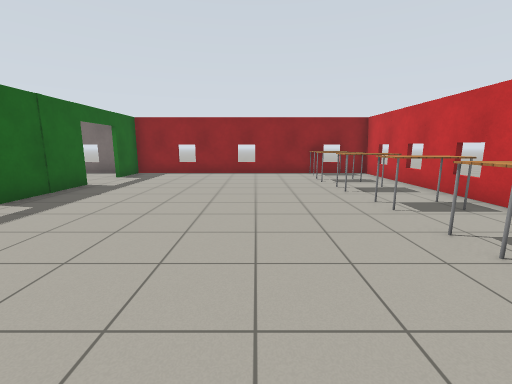
view 1 (above)

24 first-person views from a walk through a world built for the Gazebo simulator. The camera is 1.2 m above the floor, tilts 10° down and sees 90° across. The floor is counted in squares, 1 m on a side. Each view is taken from the middle of a square. On the plan, view 1 faces up. The plan holds only what a view shows up to about 12 squares ahead; the rest is blank. The place goes on beyond the plan. Robots are left out. Simple patterns stand in for the simulator's built-in surfaces.

view 2
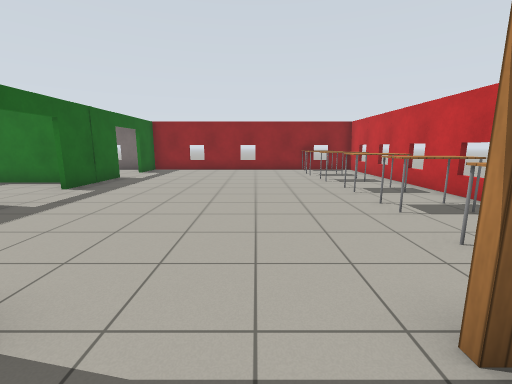

view 3
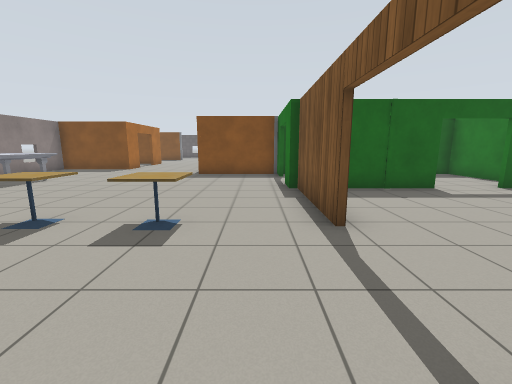

view 4
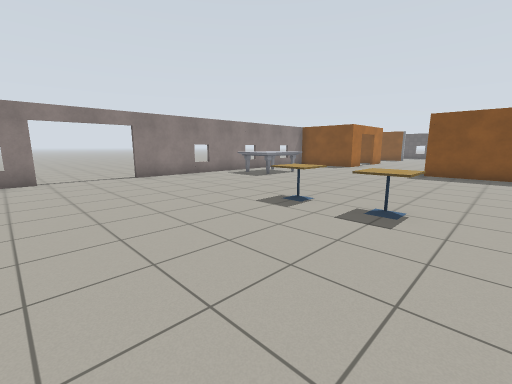

view 5
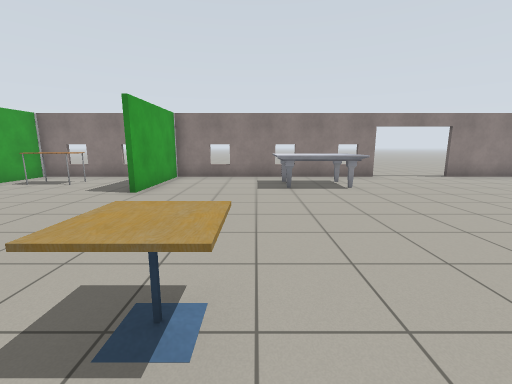

view 6
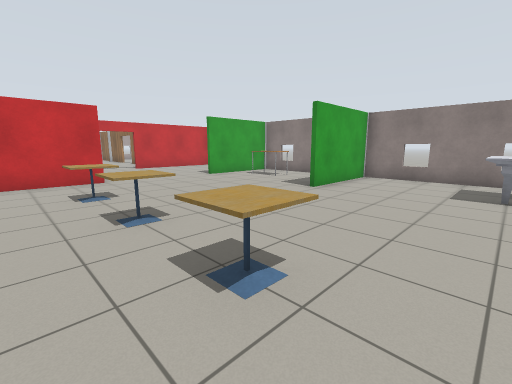

view 7
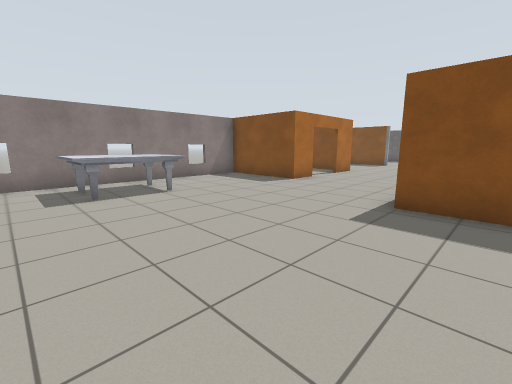

view 8
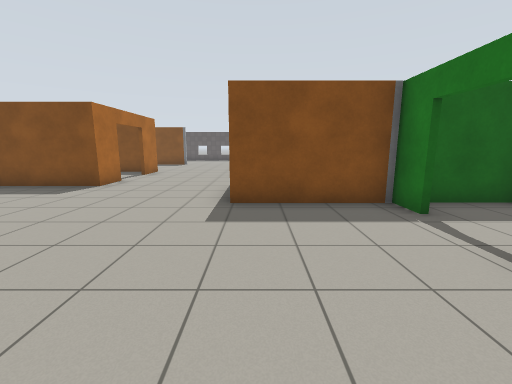

view 9
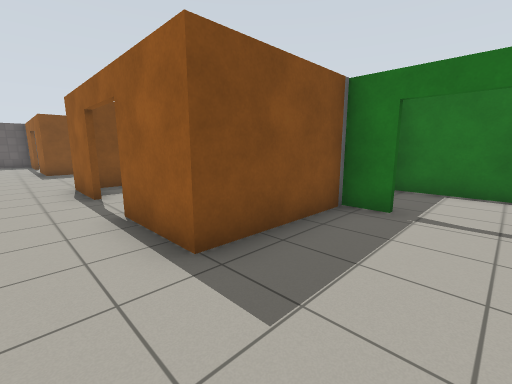

view 10
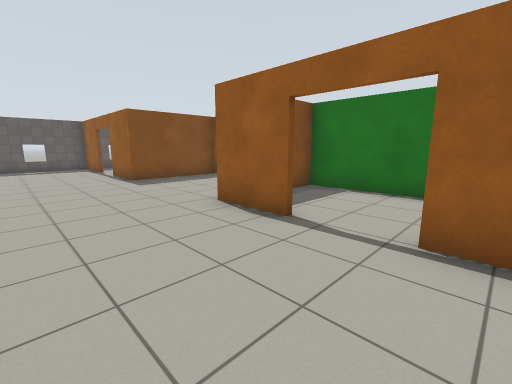

view 11
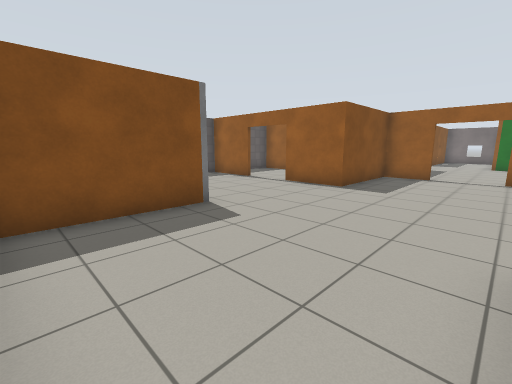

view 12
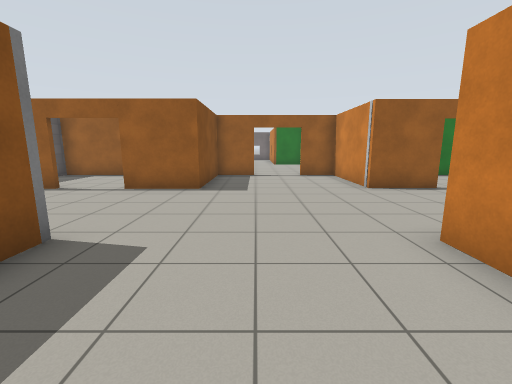

view 13
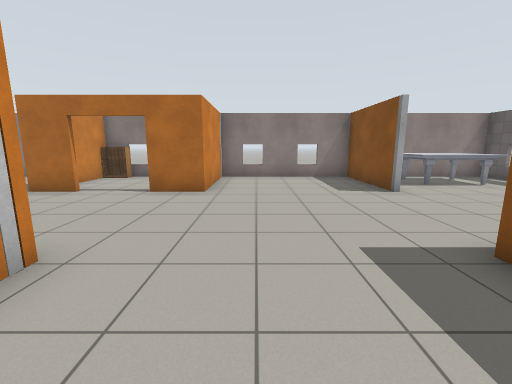

view 14
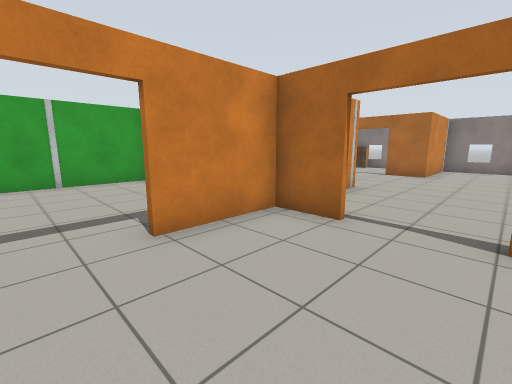

view 15
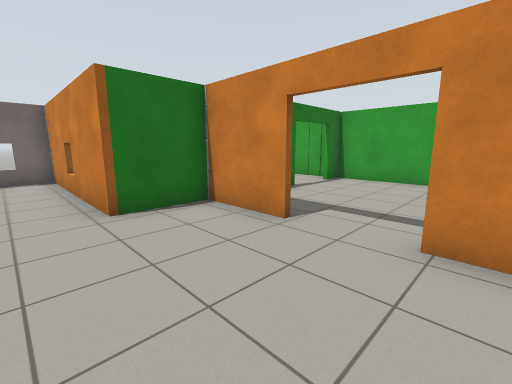

view 16
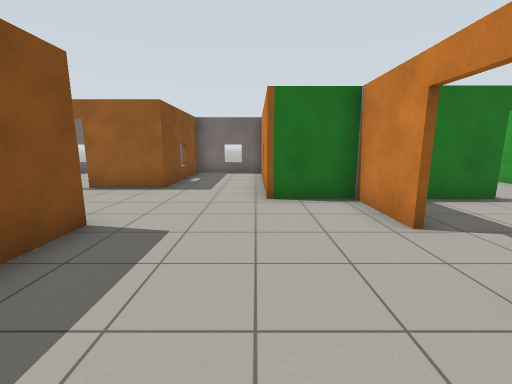

view 17
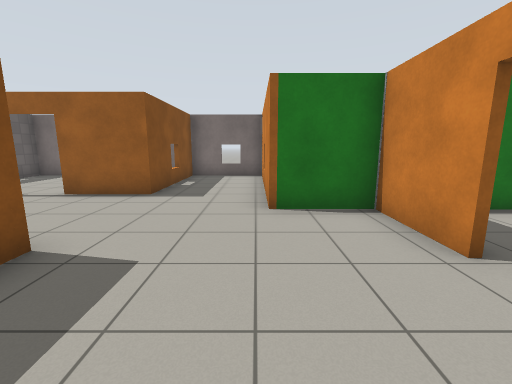

view 18
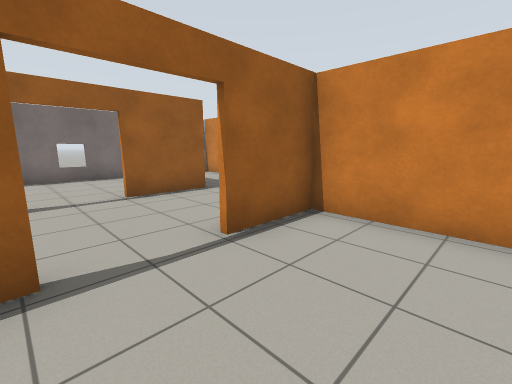

view 19
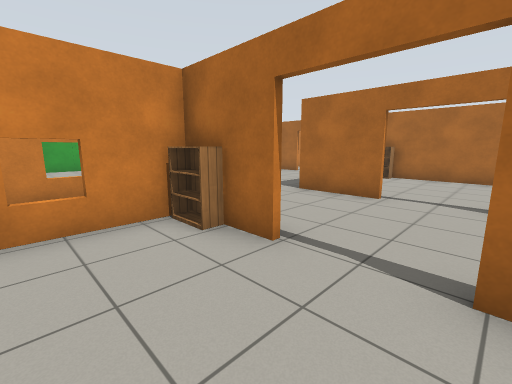

view 20
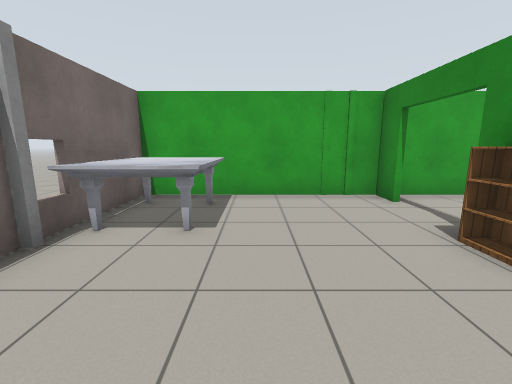

view 21
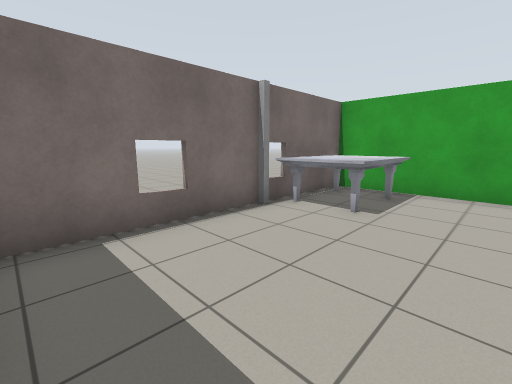

view 22
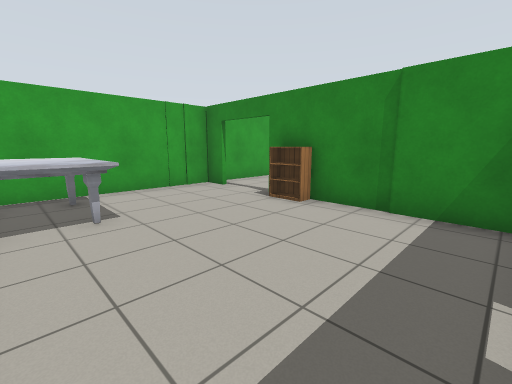

view 23
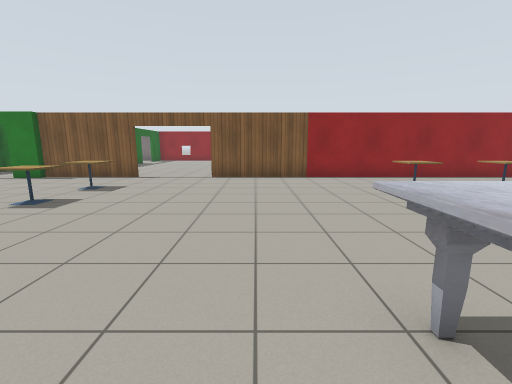

view 24
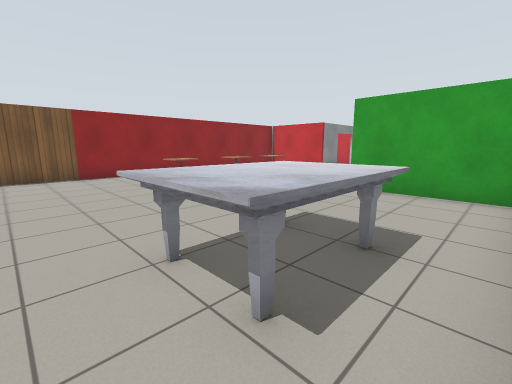

### Floor plan
Ten units are one square. View 1 is at (0, 0); x grows to the right and y downward. Boxes are objects, and circles mark ways between rooms. Rooms are numbered by the first view taken in them; rooms with no view inside come last. Other rooms are left out.
<svg viewBox="-260 -123 422 253">
<path fill="none" stroke="#000" d="M50 -35 50 -118 -54 -118 -54 -101M-54 -83 -54 -51M-54 -33 -54 -6M21 124 102 124 102 86M-17 8 -55 8M-54 10 -65 10M-111 46 -118 46M-94 10 -94 36M-133 88 -119 88 -119 124 -8 124M-136 46 -157 46 -157 9M121 124 157 124 157 86M-190 10 -206 10 -206 46 -229 46M133 8 11 8M-217 87 -217 124 -166 124 -166 88 -151 88M157 45 157 19M-248 46 -255 46M-157 -36 -157 -59 -177 -59M-206 -38 -206 -25M-171 9 -155 9M-157 9 -157 -18M-248 9 -212 9M-208 -9 -208 -37 -230 -37M-230 -76 -225 -76M-213 -118 -246 -118M-171 -60 -134 -60M-106 -118 -171 -118M-105 -60 -96 -60M-96 -59 -96 -96M-124 -59 -141 -59M-134 -60 -124 -60M-94 -59 -105 -59M-96 7 -96 -59M-224 -75 -230 -75M-208 -85 -208 -101M-177 -59 -177 -118 -206 -118 -206 -84M-230 -38 -206 -38M-155 9 -155 40M-94 10 -171 10M-66 -66 -98 -66M-94 -68 -94 -59M-69 -18 -94 -18 -94 10"/>
<rect x="15" y="-95" width="20" height="10" fill="#bbb"><title>table</title></rect>
<rect x="25" y="-15" width="20" height="10" fill="#bbb"><title>table</title></rect>
<rect x="25" y="-35" width="20" height="10" fill="#bbb"><title>table</title></rect>
<rect x="25" y="-55" width="20" height="10" fill="#bbb"><title>table</title></rect>
<rect x="25" y="-75" width="20" height="10" fill="#bbb"><title>table</title></rect>
<rect x="25" y="-115" width="20" height="10" fill="#bbb"><title>other object</title></rect>
<rect x="-255" y="95" width="30" height="30" fill="#bbb"><title>marble table</title></rect>
<rect x="-75" y="95" width="30" height="20" fill="#bbb"><title>marble table</title></rect>
<rect x="-25" y="45" width="10" height="20" fill="#bbb"><title>cafe table</title></rect>
<rect x="-25" y="25" width="10" height="20" fill="#bbb"><title>cafe table</title></rect>
<rect x="35" y="85" width="30" height="30" fill="#bbb"><title>marble table</title></rect>
<rect x="65" y="25" width="20" height="20" fill="#bbb"><title>cafe table</title></rect>
<rect x="95" y="25" width="10" height="20" fill="#bbb"><title>cafe table</title></rect>
<rect x="125" y="95" width="20" height="20" fill="#bbb"><title>table</title></rect>
<rect x="125" y="25" width="10" height="20" fill="#bbb"><title>cafe table</title></rect>
<rect x="-135" y="-115" width="40" height="20" fill="#bbb"><title>marble table</title></rect>
<rect x="-135" y="-65" width="10" height="10" fill="#bbb"><title>bookshelf</title></rect>
<rect x="-225" y="-85" width="20" height="10" fill="#bbb"><title>bookshelf</title></rect>
<circle cx="0" cy="10" r="3" fill="#2a7"/>
<circle cx="-55" cy="-45" r="3" fill="#2a7"/>
<circle cx="-180" cy="10" r="3" fill="#2a7"/>
<circle cx="-125" cy="45" r="3" fill="#2a7"/>
<circle cx="-75" cy="10" r="3" fill="#2a7"/>
<circle cx="-160" cy="-25" r="3" fill="#2a7"/>
<circle cx="-193" cy="-50" r="3" fill="#2a7"/>
<circle cx="-240" cy="-40" r="3" fill="#2a7"/>
<circle cx="-220" cy="-90" r="3" fill="#2a7"/>
<circle cx="-240" cy="-75" r="3" fill="#2a7"/>
<circle cx="-115" cy="-60" r="3" fill="#2a7"/>
<text x="0" y="-60">1</text>
<text x="-30" y="80">2</text>
<text x="-180" y="-30">3</text>
<text x="-240" y="-20">4</text>
<text x="-240" y="-100">5</text>
<text x="-140" y="-90">6</text>
<text x="-130" y="-30">7</text>
<text x="-210" y="-70">8</text>
<text x="-130" y="30">9</text>
<text x="-70" y="-50">10</text>
<text x="-70" y="-10">11</text>
</svg>
Room 1 opens to room 2. Room 1 opens to room 10. Room 2 opens to room 3. Room 2 opens to room 9. Room 2 opens to room 11. Room 3 opens to room 7. Room 3 opens to room 8. Room 4 opens to room 8. Room 5 opens to room 8. Room 6 opens to room 7.

Where each view was taken, in squares from view 1:
view 1: 0 up, 0 right, facing up
view 2: 2 down, 0 right, facing up
view 3: 2 down, 2 right, facing left
view 4: 2 down, 3 right, facing down-left
view 5: 2 down, 7 right, facing down
view 6: 2 down, 6 right, facing down-right
view 7: 3 down, 4 left, facing down-left
view 8: 4 down, 4 left, facing left
view 9: 6 down, 7 left, facing up-left
view 10: 8 down, 11 left, facing up-left
view 11: 12 down, 17 left, facing up-left
view 12: 12 down, 19 left, facing up
view 13: 2 down, 18 left, facing down
view 14: 3 up, 19 left, facing down-right
view 15: 1 up, 19 left, facing up-right
view 16: 0 up, 18 left, facing up
view 17: 1 up, 18 left, facing up
view 18: 1 up, 25 left, facing up-right
view 19: 10 up, 25 left, facing down-right
view 20: 9 up, 16 left, facing right
view 21: 8 up, 17 left, facing up-right
view 22: 11 up, 17 left, facing down-right
view 23: 11 down, 3 right, facing up
view 24: 12 down, 3 right, facing up-right
